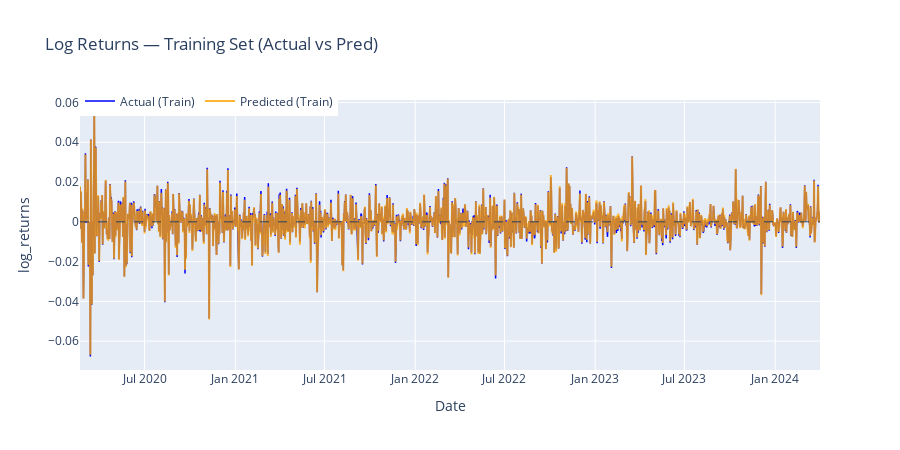

The cell this chart's notebook holds for it:
### Code cell
import plotly.graph_objects as go
import numpy as np

# ===== 1. Predict trên tập TRAIN =====
y_train_pred_norm, y_train_true_norm = predict(train_loader)

# ===== 2. Inverse transform (Dùng lại scaler_y đã fit) =====
y_train_pred = scaler_y.decode(y_train_pred_norm)
y_train_true = scaler_y.decode(y_train_true_norm)


# ===== 3. Map dates cho tập TRAIN =====
# Logic cũ: Test lấy từ split trở đi ([split:])
# Logic mới: Train lấy từ đầu đến split ([:split])
all_target_idx = np.arange(lookback, len(df))
train_target_idx = all_target_idx[:split] 
dates_train = df["date"].iloc[train_target_idx].reset_index(drop=True)


# =========================
# ===== 4. Vẽ biểu đồ =====
# =========================
fig = go.Figure()

# Actual Train
fig.add_trace(go.Scatter(
    x=dates_train,
    y=y_train_true.flatten(), 
    mode="lines",
    name="Actual (Train)",
    line=dict(width=1.5, color="blue") # Đổi màu xíu cho dễ phân biệt
))

# Predicted Train
fig.add_trace(go.Scatter(
    x=dates_train,
    y=y_train_pred.flatten(),
    mode="lines",
    name="Predicted (Train)",
    opacity=0.8,
    line=dict(color="orange")
))

# Zero line
fig.add_hline(y=0, line_width=1, line_dash="dash")

# ===== Layout tuning =====
fig.update_layout(
    title="Log Returns — Training Set (Actual vs Pred)",
    xaxis_title="Date",
    yaxis_title="log_returns",
    hovermode="x unified",
    height=450,
    legend=dict(orientation="h", y=1.05)
)

fig.show()

### Figure 1 — Plotly figure (JSON) as saved in the notebook; plotly's stock layout.template omitted (floating-point values rounded to 4 significant figures; data arrays with more than 128 entries replaced by an {"elided": "..."} marker saying what was removed)
{"data": [{"line": {"color": "blue", "width": 1.5}, "mode": "lines", "name": "Actual (Train)", "type": "scatter", "x": {"elided": "1502 str values"}, "y": {"elided": "1502 float values"}}, {"line": {"color": "orange"}, "mode": "lines", "name": "Predicted (Train)", "opacity": 0.8, "type": "scatter", "x": {"elided": "1502 str values"}, "y": {"elided": "1502 float values"}}], "layout": {"height": 450, "hovermode": "x unified", "legend": {"orientation": "h", "y": 1.05}, "shapes": [{"line": {"dash": "dash", "width": 1}, "type": "line", "x0": 0, "x1": 1, "xref": "x domain", "y0": 0, "y1": 0, "yref": "y"}], "title": {"text": "Log Returns — Training Set (Actual vs Pred)"}, "xaxis": {"title": {"text": "Date"}}, "yaxis": {"title": {"text": "log_returns"}}}}
